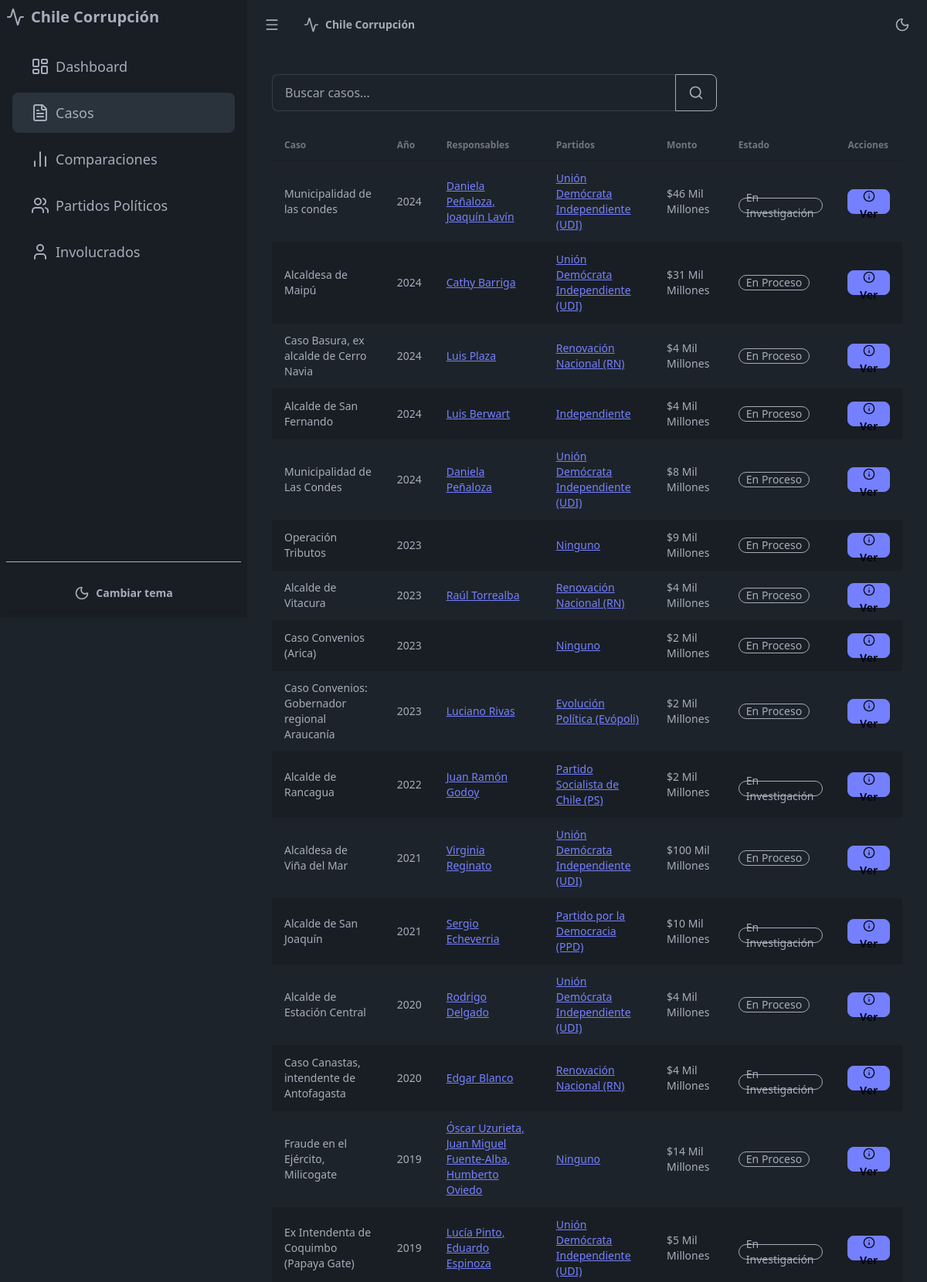
The app's page /casos/ (upper part) with its own data.
### data/models.py (models this page shows, shortened)
class CasoCorrupcion(models.Model):
    ESTADO_CHOICES = (
        ('En Proceso', 'En Proceso'),
        ('Resuelto', 'Resuelto'),
        ('Cerrado', 'Cerrado'),
        ('En Investigación', 'En Investigación'),
        ('Formalizado', 'Formalizado'),
        ('Sentenciado', 'Sentenciado'),
        ('Condenado', 'Condenado')
    )
    caso = models.CharField(max_length=255)
    monto = models.BigIntegerField(null=True, blank=True)
    año = models.IntegerField()
    responsables = models.ManyToManyField(Responsable, blank=True)
    partido = models.ManyToManyField(Partido, blank=True)
    ano_inicio = models.IntegerField(null=True, blank=True)
    ano_fin = models.IntegerField(null=True, blank=True)
    comuna = models.ManyToManyField('ComunaChileCUT', blank=True)
    posicion = models.CharField(max_length=255, null=True, blank=True)
    estado = models.CharField(
        max_length=255,
        choices=ESTADO_CHOICES,
        default='En Proceso'
    )
    sentencia = models.CharField(max_length=255, null=True, blank=True)
    condena = models.CharField(max_length=255, null=True, blank=True)
    conclusiones = models.TextField(null=True, blank=True)
    comparaciones = models.ManyToManyField(
        'ComparacionMonetaria',
        blank=True,
        related_name='casos'
    )

class Responsable(models.Model):
    nombre = models.CharField(max_length=255)

class Partido(models.Model):
    nombre = models.CharField(max_length=255)
    sector = models.ForeignKey(Sector, on_delete=models.SET_NULL, null=True, blank=True)
    imagen = models.ImageField(upload_to='partidos/', null=True, blank=True)
    descripcion = models.TextField(null=True, blank=True)
    fecha_fundacion = models.DateField(null=True, blank=True)
    sitio_web = models.URLField(null=True, blank=True)

### visualization/views.py (the view)
# urls.py: path('casos/', views.casos, name='casos'),
def casos(request):
    query = request.GET.get('q', '')
    casos = (
        CasoCorrupcion.objects
        .prefetch_related('responsables', 'partido', 'comuna')
        .order_by('-año')
    )
    if query:
        casos = casos.filter(
            Q(caso__icontains=query) |
            Q(responsables__nombre__icontains=query) |
            Q(partido__nombre__icontains=query)
        ).distinct()
    return render(request, 'visualization/casos.html', {
        'casos': casos,
        'query': query
    })

### visualization/templatetags/custom_filters.py (called while the page is built)
@register.filter
def format_large_number(value):
    try:
        value = float(value)
        if value == 0:
            return "0"
        miles_millones = value / 1_000_000_000  # 9 ceros
        millones = value / 1_000_000  # 6 ceros
        if miles_millones >= 1:
            miles_millones_str = '{:,.0f}'.format(miles_millones).replace(',', '.')
            return f"{miles_millones_str} Mil Millones"
        if millones >= 1:
            millones_str = '{:,.0f}'.format(millones).replace(',', '.')
            return f"{millones_str} Millones"
        return '{:,.0f}'.format(value).replace(',', '.')
    except (ValueError, TypeError):
        return "0"

### templates/visualization/casos.html (shortened to what this page needs)
{% extends 'base.html' %}
{% load custom_filters %}
{% block content %}
<div class="mb-6">
    <form method="get" class="flex gap-2 max-w-xl">
        <div class="form-control flex-1">
            <div class="join w-full">
                <input type="text"
                       name="q"
                       placeholder="Buscar casos..."
                       class="input input-bordered join-item w-full"
                       value="{{ query }}">
                <button class="btn btn-outline join-item">
                    <i data-lucide="search" class="h-5 w-5"></i>
                </button>
            </div>
        </div>
    </form>
</div>
<div class="overflow-x-auto">
    <table class="table table-zebra w-full">
        <thead>
            <tr>
                <th>Caso</th>
                <th>Año</th>
                <th>Responsables</th>
                <th>Partidos</th>
                <th>Monto</th>
                <th>Estado</th>
                <th>Acciones</th>
            </tr>
        </thead>
        <tbody>
            {% for caso in casos %}
            <tr>
                <td>{{ caso.caso }}</td>
                <td>{{ caso.año }}</td>
                <td>
                    {% for responsable in caso.responsables.all %}
                        <a href="{% url 'responsable_detalle' responsable.id %}" class="link link-primary">
                            {{ responsable.nombre }}{% if not forloop.last %}, {% endif %}
                        </a>
                    {% endfor %}
                </td>
                <td>
                    {% for partido in caso.partido.all %}
                        <a href="{% url 'partido_detalle' partido.id %}" class="link link-primary">
                            {{ partido.nombre }}{% if not forloop.last %}, {% endif %}
                        </a>
                    {% endfor %}
                </td>
                <td>${{ caso.monto|format_large_number }}</td>
                <td>
                    <div class="badge badge-outline whitespace-normal text-wrap h-auto">
                        {{ caso.estado }}
                    </div>
                </td>
                <td>
                    <a href="{% url 'caso_detalle' caso.id %}" class="btn btn-sm btn-primary gap-1 whitespace-nowrap">
                        <i data-lucide="info" class="w-4 h-4"></i>
                        Ver
                    </a>
                </td>
            </tr>
            {% endfor %}
        </tbody>
    </table>
</div>
{% endblock %}

### templates/base.html (style rules this page uses)
:root { color-scheme: dark light; }
body { visibility: hidden; opacity: 0; transition: opacity 0.3s ease; }
body.ready { visibility: visible; opacity: 1; }

### records on screen
CasoCorrupcion: caso "Municipalidad de las condes", año "2024", monto "46 Mil Millones", estado "En Investigación"
Responsable: nombre "Daniela Peñaloza"
Responsable: nombre "Joaquín Lavín"
Partido: nombre "Unión Demócrata Independiente (UDI)"
CasoCorrupcion: caso "Alcaldesa de Maipú", año "2024", monto "31 Mil Millones", estado "En Proceso"
Responsable: nombre "Cathy Barriga"
CasoCorrupcion: caso "Caso Basura, ex alcalde de Cerro Navia", año "2024", monto "4 Mil Millones", estado "En Proceso"
Responsable: nombre "Luis Plaza"
Partido: nombre "Renovación Nacional (RN)"
CasoCorrupcion: caso "Alcalde de San Fernando", año "2024", monto "4 Mil Millones", estado "En Proceso"
Responsable: nombre "Luis Berwart"
Partido: nombre "Independiente"
CasoCorrupcion: caso "Municipalidad de Las Condes", año "2024", monto "8 Mil Millones", estado "En Proceso"
CasoCorrupcion: caso "Operación Tributos", año "2023", monto "9 Mil Millones", estado "En Proceso"
Partido: nombre "Ninguno"
CasoCorrupcion: caso "Alcalde de Vitacura", año "2023", monto "4 Mil Millones", estado "En Proceso"
Responsable: nombre "Raúl Torrealba"
CasoCorrupcion: caso "Caso Convenios (Arica)", año "2023", monto "2 Mil Millones", estado "En Proceso"
CasoCorrupcion: caso "Caso Convenios: Gobernador regional Araucanía", año "2023", monto "2 Mil Millones", estado "En Proceso"
Responsable: nombre "Luciano Rivas"
Partido: nombre "Evolución Política (Evópoli)"
CasoCorrupcion: caso "Alcalde de Rancagua", año "2022", monto "2 Mil Millones", estado "En Investigación"
Responsable: nombre "Juan Ramón Godoy"
Partido: nombre "Partido Socialista de Chile (PS)"
CasoCorrupcion: caso "Alcaldesa de Viña del Mar", año "2021", monto "100 Mil Millones", estado "En Proceso"
Responsable: nombre "Virginia Reginato"
CasoCorrupcion: caso "Alcalde de San Joaquín", año "2021", monto "10 Mil Millones", estado "En Investigación"
Responsable: nombre "Sergio Echeverria"
Partido: nombre "Partido por la Democracia (PPD)"
CasoCorrupcion: caso "Alcalde de Estación Central", año "2020", monto "4 Mil Millones", estado "En Proceso"
Responsable: nombre "Rodrigo Delgado"
CasoCorrupcion: caso "Caso Canastas, intendente de Antofagasta", año "2020", monto "4 Mil Millones", estado "En Investigación"
Responsable: nombre "Edgar Blanco"
CasoCorrupcion: caso "Fraude en el Ejército, Milicogate", año "2019", monto "14 Mil Millones", estado "En Proceso"
Responsable: nombre "Óscar Uzurieta"
Responsable: nombre "Juan Miguel Fuente-Alba"
Responsable: nombre "Humberto Oviedo"
CasoCorrupcion: caso "Ex Intendenta de Coquimbo (Papaya Gate)", año "2019", monto "5 Mil Millones", estado "En Investigación"
Responsable: nombre "Lucía Pinto"
Responsable: nombre "Eduardo Espinoza"
